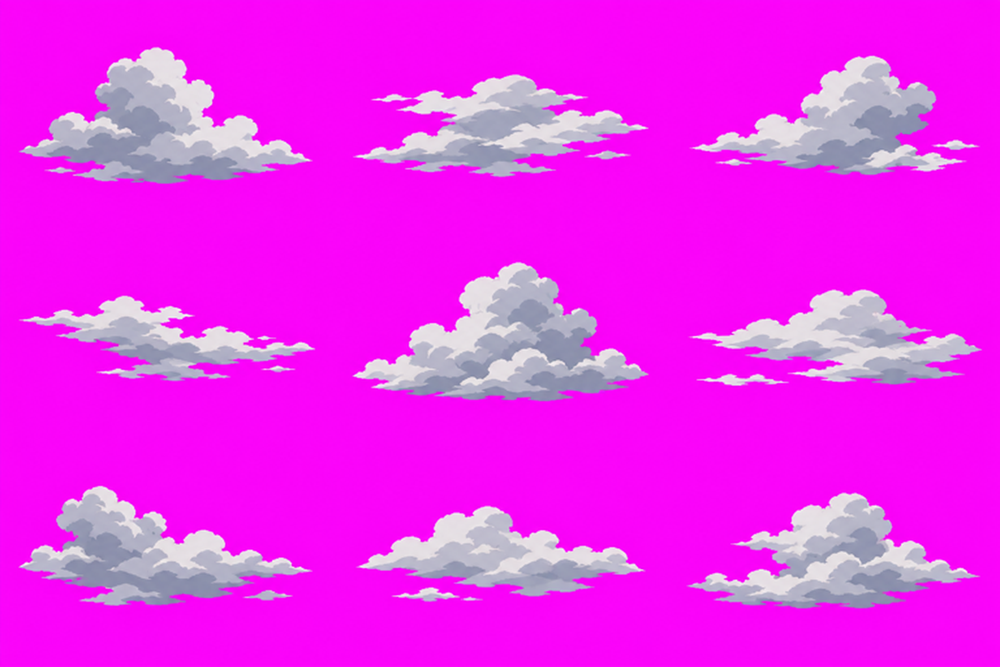
#> input picture tools/anim/bg_layer/clouds/cloudgrid_v2_a.png, 1000 x 667 px, shrunk from 1536 x 1024 before the run
$ python tone_match.py bg_layer/clouds/cloudgrid_v2_a.png bg_layer/clouds/cloudgrid_v2_b.png
#> lines starting #> are read from the running program, lines starting #| are printed output that depends on the picture; after the words box and inside, x2 and y2 are one past the last pixel; in counts of white or black regions, pixels touching at a corner belong together
# 分離怪色調對齊節制者（ver -2990，Ray 11-24：「色調校對成跟節制者一樣」）
# 用法：python tone_match.py <參考立繪> <來源立繪> <輸出目錄或檔案>...
#  · 只拿「白色皮肉」（alpha>128、L>55、彩度<15）算 Lab 的平均與標準差 —— 節制者身上的鐵鏈很暗，整張平均會把分離怪壓黑
#  · 同一組轉換（由兩張立繪算出）套到來源立繪與牠所有動畫格，格與格之間不會跳色
#  · 原檔先由呼叫端走 tools/recycle.sh 回收；這支只讀 <檔>.orig 寫回 <檔>（見 main）
import sys, os, glob
import numpy as np, cv2
from PIL import Image

def flesh_stats(p):
#> called with p = 'bg_layer/clouds/cloudgrid_v2_a.png'
    a = np.asarray(Image.open(p).convert('RGBA')).astype(np.float32)
    l = cv2.cvtColor(a[..., :3] / 255, cv2.COLOR_RGB2LAB)
#> l: shape (667, 1000, 3) float32; mean of channels 0, 1, 2 62.8, 77.5, -49.1
    m = (a[..., 3] > 128) & (l[..., 0] > 55) & (np.hypot(l[..., 1], l[..., 2]) < 15)
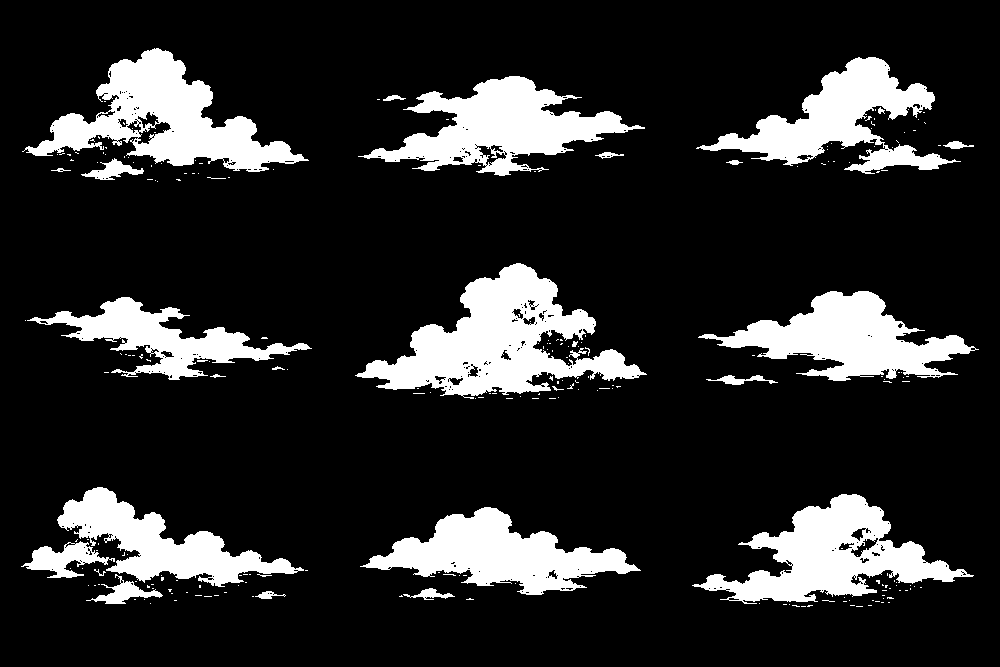
#> m: shape (667, 1000) bool; 16.3% white; 235 white regions (209 under 20 px), largest, box (x1, y1, x2, y2) and area: (355, 263, 647, 399) 16571, (22, 48, 309, 172) 13550, (692, 494, 974, 604) 12509
    return [(l[..., c][m].mean(), l[..., c][m].std()) for c in range(3)]

def apply(src, dst, A, B):
    im = Image.open(src).convert('RGBA'); a = np.asarray(im).astype(np.float32)
    l = cv2.cvtColor(a[..., :3] / 255, cv2.COLOR_RGB2LAB); o = l.copy()
    for c in range(3):
        o[..., c] = (l[..., c] - A[c][0]) / (A[c][1] + 1e-6) * B[c][1] + B[c][0]
    rgb = np.clip(cv2.cvtColor(o, cv2.COLOR_LAB2RGB), 0, 1) * 255
    out = Image.fromarray(np.dstack([rgb, a[..., 3]]).astype(np.uint8), 'RGBA')
    if dst.lower().endswith('.webp'): out.save(dst, 'WEBP', quality=88, alpha_quality=92, method=6)
    else: out.save(dst)

if __name__ == '__main__':
    ref, srcp, targets = sys.argv[1], sys.argv[2], sys.argv[3:]
    B, A = flesh_stats(ref), flesh_stats(srcp)
#> call 2 of flesh_stats, with p = 'bg_layer/clouds/cloudgrid_v2_b.png'
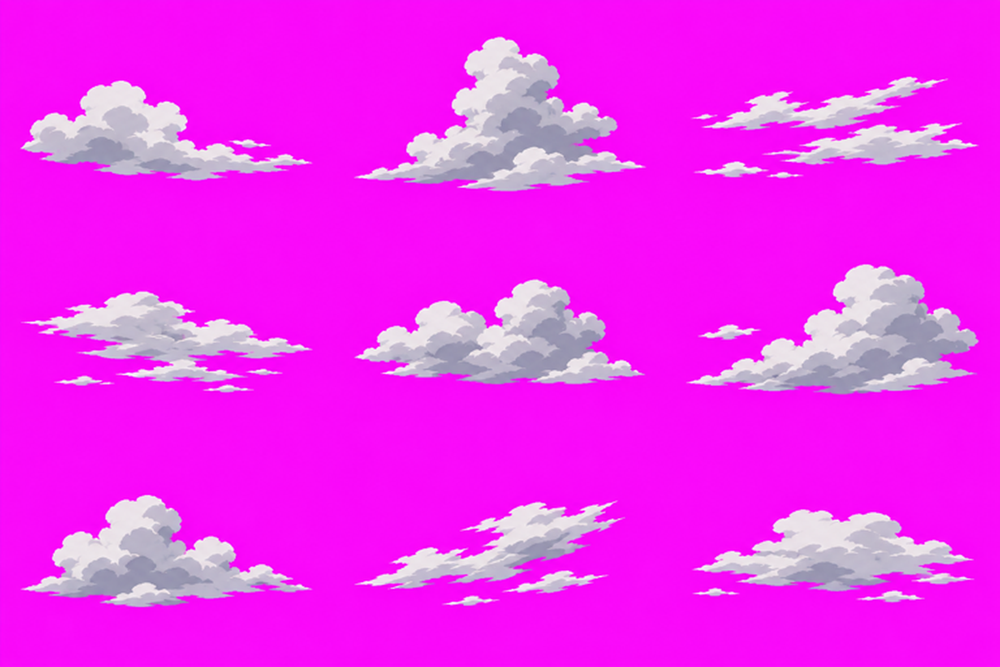
#> input picture tools/anim/bg_layer/clouds/cloudgrid_v2_b.png, 1000 x 667 px, shrunk from 1536 x 1024 before the run
#> in flesh_stats (call 2), `l = cv2.cvtColor(a[..., :3] / 255, cv2.COLOR_RGB2LAB)`: l: shape (667, 1000, 3) float32; mean of channels 0, 1, 2 63.1, 79.2, -50.1
#> in flesh_stats (call 2), `m = (a[..., 3] > 128) & (l[..., 0] > 55) & (np.hypot(l[..., 1], l[...,..`:
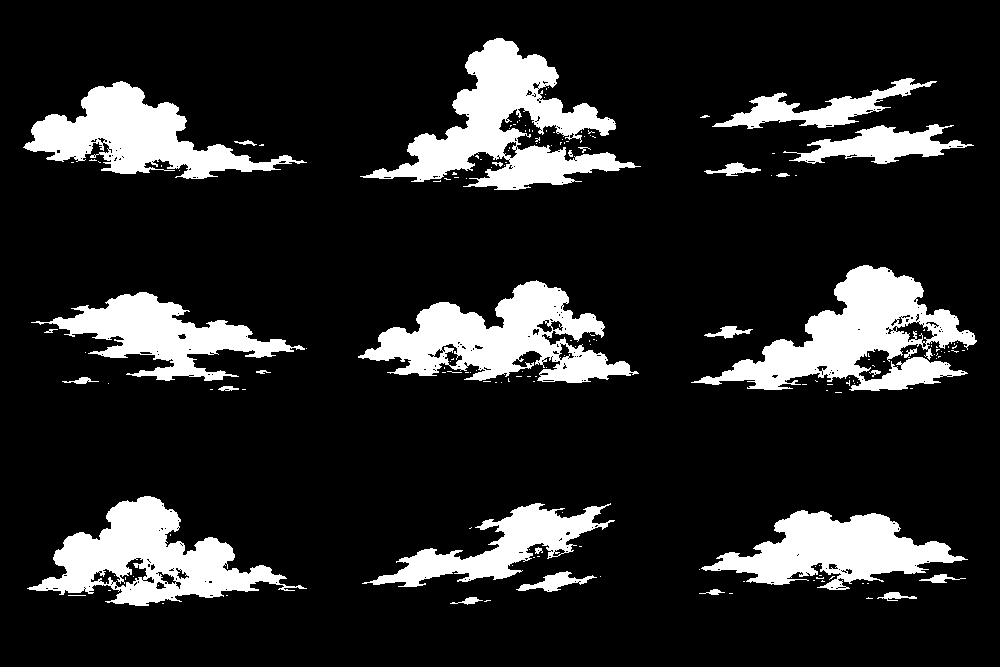
#> m: shape (667, 1000) bool; 15.3% white; 174 white regions (145 under 20 px), largest, box (x1, y1, x2, y2) and area: (360, 38, 641, 190) 15283, (691, 265, 977, 391) 14445, (358, 280, 639, 383) 13311
#> B = [(78.8, 9), (3.35, 1.69), (-6.68, 4.51)]; A = [(81.38, 8.81), (4.64, 1.96), (-6.04, 4.03)]
    print('來源', [tuple(round(float(x), 1) for x in t) for t in A], '→ 參考', [tuple(round(float(x), 1) for x in t) for t in B])
#| 來源 [(81.4, 8.8), (4.6, 2.0), (-6.0, 4.0)] → 參考 [(78.8, 9.0), (3.4, 1.7), (-6.7, 4.5)]
    n = 0
    for t in targets:   # t＝原路徑；讀 t+'.orig'（呼叫端先複製出來）寫回 t
        files = sorted(glob.glob(os.path.join(t, 'frame_*.webp'))) if os.path.isdir(t) else [t]
        for f in files:
            apply(f + '.orig' if os.path.exists(f + '.orig') else f, f, A, B); n += 1
    print('改了', n, '張')
